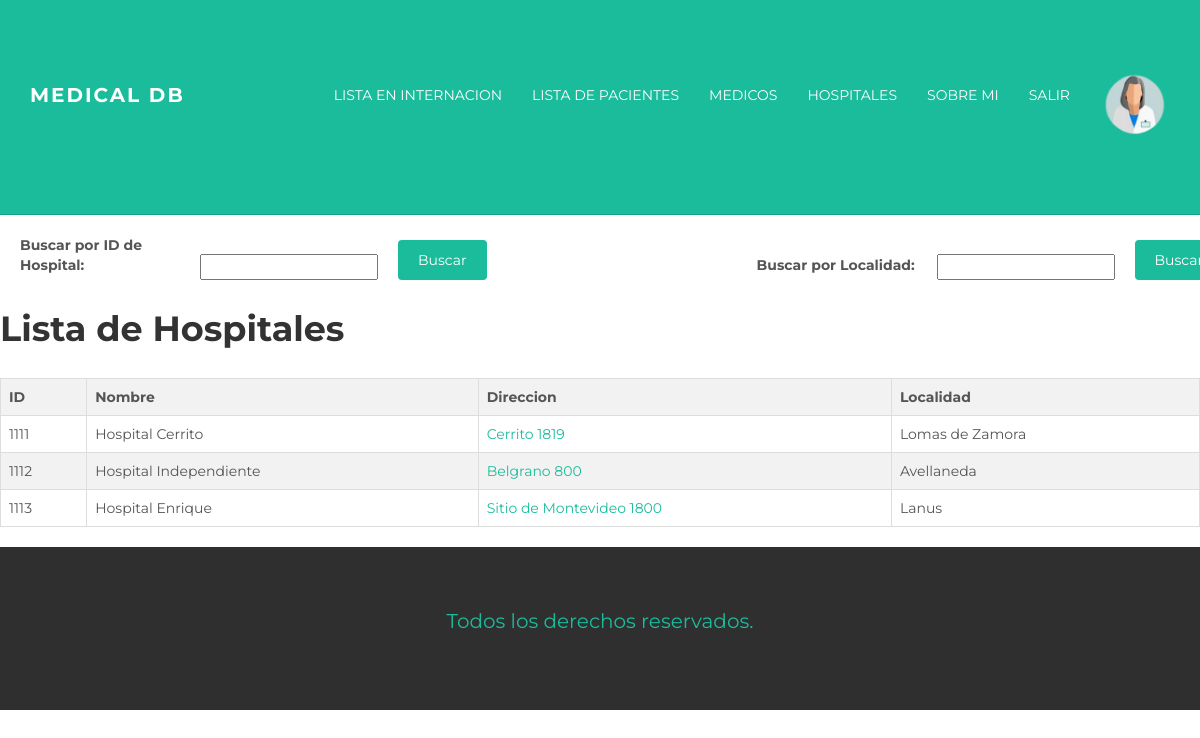
/MedicalDB/lista_hospitales/ (signed in), run on the app's committed database.
### medicalapp/models.py (models this page shows, shortened)
class Avatar(models.Model):
        usuario = models.ForeignKey(User, on_delete=models.CASCADE)
        imagen = models.ImageField(upload_to= "avatares", null=True, blank=True)

class Hospitales(models.Model):
        id = models.IntegerField(primary_key=True)
        nombre = models.CharField(max_length=60)
        direccion = models.CharField(max_length=60)
        localidad = models.CharField(max_length=60)

### medicalapp/views.py (the view)
# urls.py: path('lista_hospitales/', lista_hospitales, name="ListaHospitales"),
@login_required
def lista_hospitales(request):
    hospitales = Hospitales.objects.all()
    if 'buscar_id' in request.GET:
        form_id = BusquedaId(request.GET)
        if form_id.is_valid():
            id = form_id.cleaned_data['id']
            hospitales = Hospitales.objects.filter(id=id)
    else:
        form_id = BusquedaId()
    if 'buscar_localidad' in request.GET:
        form_loc = BusquedaLocalidad(request.GET)
        if form_loc.is_valid():
            localidad = form_loc.cleaned_data['localidad']
            hospitales = Hospitales.objects.filter(localidad=localidad)
    else:
        form_loc = BusquedaLocalidad()
    return render(request, 'medicalapp/funciones/listaHospitales.html', {'form_id' : form_id , 'form_loc' : form_loc , 'hospitales': hospitales})

### medicalapp/forms.py
class BusquedaId(forms.Form):
    id = forms.CharField(label= "Buscar por ID de Hospital: ")

class BusquedaLocalidad(forms.Form):
    localidad = forms.CharField(label= "Buscar por Localidad: ")

### medicalapp/templates/medicalapp/funciones/listaHospitales.html (shortened to what this page needs)
{% extends "medicalapp/padre.html" %}
{% block top %}
<div class = "busqueda-container">
<form class="busqueda-form" method="get">
    <label class="busqueda-label" for="{{ form_id.id.id }}">{{ form_id.id.label }}</label>
    {{ form_id.id }}
    <button class="busqueda-button" type="submit" name="buscar_id">Buscar</button>
</form>
<form class="busqueda-form" method="get">
    <label class="busqueda-label" for="{{ form_loc.localidad.id }}">{{ form_loc.localidad.label }}</label>
    {{ form_loc.localidad }}
    <button class="busqueda-button" type="submit" name="buscar_localidad">Buscar</button>
</form>
</div>
<body>
    <h1>Lista de Hospitales</h1>
    <table>
        <thead>
            <tr>
                <th>ID</th>
                <th>Nombre</th>
                <th>Direccion</th>
                <th>Localidad</th>
            </tr>
        </thead>
        <tbody>
            {% for hospitales in hospitales %}
                <tr>
                    <td>{{ hospitales.id }}</td>
                    <td>{{ hospitales.nombre }}</td>
                    <td><a href="https://www.google.com/maps/" target="_blank">{{ hospitales.direccion }}</a></td>
                    <td>{{ hospitales.localidad }}</td>
                </tr>
            {% endfor %}
        </tbody>
    </table>
</body>
{% endblock %}-->
{% block foot %}
<p style = "font-size: 20px;
color: #1ABC9C;
text-align: center;
margin-top: 10px;"> Todos los derechos reservados. </p>
{% endblock %}

### medicalapp/templates/medicalapp/padre.html (shortened to what this page needs)
<!DOCTYPE html>
<html lang="en">
  <head>
	{% load static %}
    <link href="{% static 'medicalapp/assets/css/bootstrap.css' %}" rel="stylesheet">
    <link href="{% static 'medicalapp/assets/css/main.css' %}" rel="stylesheet">
  </head>
  <body>
    <div class="navbar navbar-inverse navbar-static-top">
      <div class="container">
        <div class="navbar-header">
          <a class="navbar-brand" href="{% url 'Inicio' %}">Medical DB</a>
        </div>
        <div class="navbar-collapse collapse">
          <ul class="nav navbar-nav navbar-right">
			{% if request.user.is_authenticated %}
				{% with user.avatar_set.first as userAvatar %}
				{% if userAvatar %}
				<a href="{% url 'EditarUsuario' %}"><img src="{{userAvatar.imagen.url}}" alt="" style="max-width: 100px;"></a>
				{% endif %}
				{% endwith %}
				<li><a href="{% url 'ListaInternados' %}">Lista en Internacion</a></li>
				<li><a href="{% url 'ListaPacientes' %}">Lista de Pacientes</a></li>
				<li><a href="{% url 'ListaMedicos' %}">Medicos</a></li>
				<li><a href="{% url 'ListaHospitales' %}">Hospitales</a></li>
				<li><a href="{% url 'SobreMi' %}">Sobre mi</a></li>
				<li><a href="{% url 'Logout' %}">Salir</a></li>
			{% else %}
			<li><a href="{% url 'Login' %}">Ingresar</a></li>
            <li><a href="{% url 'Registrarse' %}">Registrarse</a></li>
			{% endif %}
          </ul>
        </div>
      </div>
    </div>
	{% block top %}{% endblock %}
	<div id="footer">
		{% block foot %}
		{% endblock %}
	</div>
  </body>
</html>

### medicalapp/static/medicalapp/assets/css/main.css (style rules this page uses)
body { background-color: #ffffff; font-family: 'Montserrat', sans-serif; font-weight: 400; font-size: 14px; color: #555; -webkit-font-smoothing: antialiased; -webkit-overflow-scrolling: touch; }
h1, h2, h3, h4, h5, h6 { font-family: 'Montserrat', sans-serif; font-weight: 700; color: #333; }
h1 { font-size: 35px; margin-top: 30px; margin-bottom: 30px; }
p { line-height: 28px; margin-bottom: 25px; font-size: 16px; }
a { color: #1abc9c; word-wrap: break-word; -webkit-transition: color 0.1s ease-in, background 0.1s ease-in; -moz-transition: color 0.1s ease-in, background 0.1s ease-in; -ms-transition: color 0.1s ease-in, background 0.1s ease-in; -o-transition: color 0.1s ease-in, background 0.1s ease-in; transition: color 0.1s ease-in, background 0.1s ease-in; }
a:before, a:after { -webkit-transition: color 0.1s ease-in, background 0.1s ease-in; -moz-transition: color 0.1s ease-in, background 0.1s ease-in; -ms-transition: color 0.1s ease-in, background 0.1s ease-in; -o-transition: color 0.1s ease-in, background 0.1s ease-in; transition: color 0.1s ease-in, background 0.1s ease-in; }
.navbar { text-transform: uppercase; margin-bottom: 0px; }
.navbar-inverse { padding-bottom: 70px; padding-top: 70px; }
.navbar-inverse { background-color: #1abc9c; border-color: #16a085; }
.navbar-inverse .navbar-nav > li > a { color: white; }
.navbar-brand { font-weight: 700; font-size: 20px; letter-spacing: 2px; }
.navbar-inverse .navbar-brand { color: white; }
#footer { background-color: #2f2f2f; padding-top: 50px; padding-bottom: 50px; }
#footer p { color: white; }

### medicalapp/templates/medicalapp/funciones/listaHospitales.html (style rules this page uses)
.busqueda-container { display: flex; justify-content: space-between; align-items: flex-end; margin-bottom: 20px; max-width: 600px; margin-top: 20px; }
.busqueda-form { flex: 1; display: flex; justify-content: space-between; align-items: flex-end; margin-right: 250px; }
.busqueda-label { margin-right: 20px; flex: 1; width: 160px; margin-left: 20px; }
.busqueda-button { padding: 10px 20px; background-color: #1ABC9C; color: #fff; border: none; border-radius: 4px; cursor: pointer; margin-left: 20px; }
table { border-collapse: collapse; width: 100%; margin-bottom: 20px; }
th, td { border: 1px solid #ddd; text-align: left; padding: 8px; }
th { background-color: #f2f2f2; }
tr:nth-child(even) { background-color: #f2f2f2; }

### data on the page
Avatar: imagen (picture)
Hospitales: id "1111", nombre "Hospital Cerrito", direccion "Cerrito 1819", localidad "Lomas de Zamora"
Hospitales: id "1112", nombre "Hospital Independiente", direccion "Belgrano 800", localidad "Avellaneda"
Hospitales: id "1113", nombre "Hospital Enrique", direccion "Sitio de Montevideo 1800", localidad "Lanus"
